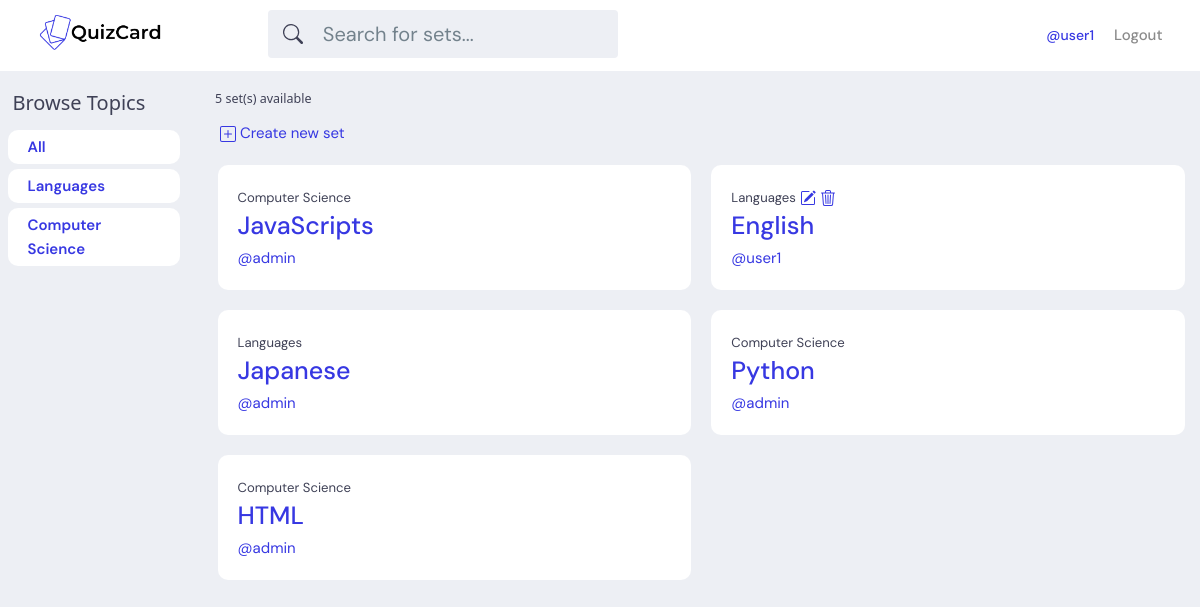
Screenshot of / (signed in) with the database file from the repository.
### base/models.py (models this page shows, shortened)
class Topic(models.Model):
    name = models.CharField(max_length=200)

class Set(models.Model):
    user = models.ForeignKey(User, on_delete=models.SET_NULL, null=True)
    topic = models.ForeignKey(Topic, on_delete=models.SET_NULL, null=True)
    name = models.CharField(max_length=200)
    updated = models.DateTimeField(auto_now=True)
    created = models.DateTimeField(auto_now_add=True)
    class Meta:
        ordering = ['-updated', '-created']

### base/views.py (the view)
# urls.py: path('', views.home, name="home"),
def home(request):
    q = request.GET.get('q') if request.GET.get('q') != None else ''
    sets = Set.objects.filter(
        Q(topic__name__icontains=q) |
        Q(name__icontains=q)
        )
    topics = Topic.objects.all()
    set_count = sets.count()
    context = {'sets':sets, 'topics':topics, 'set_count':set_count}
    return render(request, 'base/home.html', context)

### base/templates/base/home.html
{% extends 'main.html' %}
{% block content %}
<div class="row">
    <div class="topic-container col-2">
        {% include 'base/topics_bar.html' %}
    </div>
    <div class="feed-container col-10">
        <h5>{{set_count}} set(s) available</h5>
        <a class="create-set" href="{% url 'create-set' %}">
            <svg href="{% url 'create-set' %}" xmlns="http://www.w3.org/2000/svg" width="16" height="16" fill="currentColor" class="bi bi-plus-square" viewBox="0 0 16 16">
                <path d="M14 1a1 1 0 0 1 1 1v12a1 1 0 0 1-1 1H2a1 1 0 0 1-1-1V2a1 1 0 0 1 1-1h12zM2 0a2 2 0 0 0-2 2v12a2 2 0 0 0 2 2h12a2 2 0 0 0 2-2V2a2 2 0 0 0-2-2H2z"/>
                <path d="M8 4a.5.5 0 0 1 .5.5v3h3a.5.5 0 0 1 0 1h-3v3a.5.5 0 0 1-1 0v-3h-3a.5.5 0 0 1 0-1h3v-3A.5.5 0 0 1 8 4z"/>
            </svg>
            Create new set
        </a>
        {% include 'base/feed.html' %}
    </div>
</div>
{% endblock content %}

### templates/navbar.html (shortened to what this page needs)
{% load static %}
<header class="header header--loggedIn">
    <div class="container">
        <a href="{% url 'home' %}" class="header__logo">
            <img src="{% static 'assets/logo.png' %}" />
        </a>
        <form class="header__search" method="GET" action="{% url 'home' %}" >
            <label>
            <input type="text" name="q" placeholder="Search for sets..." />
            </label>
        </form>
        <nav class="header__menu">
            {% if request.user.is_authenticated %}
            <div class="header__user">
                <a href="{% url 'user-profile' request.user.id %}"><span>@{{request.user.username}}</span></a>
                <a href="{% url 'logout' %}" >Logout</a>
            {% else %}
                <a href="{% url 'login' %}" >Login</a>
            </div>
            {% endif %}
        </nav>
    </div>
</header>

### base/templates/base/topics_bar.html
<h2>Browse Topics</h2>
<div class="topic-box fw-semibold">
    <a href="{% url 'home' %}">All</a>
</div>
{% for topic in topics %}
<div class="topic-box fw-semibold">
    <a href="{% url 'home' %}?q={{topic.name}}">{{topic.name}}</a>
</div>
{% endfor %}

### base/templates/base/feed.html (shortened to what this page needs)
<div class="row">
    {% for set in sets %}
        <div class="set-container col-6">
            <div class="set-box">
                <small>{{set.topic.name}}</small>
                {% if request.user == set.user %}
                <a href= {% url 'update-set' set.id %}>
                <a href= {% url 'delete-set' set.id %}>
                {% endif %}
                <h1><a href="{% url 'set' set.id %}">{{set.name}}</a></h1>
                <a href="{% url 'user-profile' set.user.id %}">@{{set.user.username}}</a>
            </div>
        </div>
    {% endfor %}
</div>

### static/styles/styles.css (style rules this page uses)
:root { --color-main: #3738e2; --color-main-light: #0087FF; --color-dark: #3f4156; --color-dark-medium: #51546e; --color-dark-light: #696d97; --color-light: #fff; --color-gray: #8b8b8b; --color-light-gray: #b2bdbd; --color-bg: #edeff4; --color-success: #5dd693; --color-error: #fc4b0b; }
* { font-family: "DM Sans", -apple-system, BlinkMacSystemFont, "Segoe UI", Roboto, Oxygen, Ubuntu, Cantarell, "Open Sans", "Helvetica Neue", sans-serif; margin: 0; padding: 0; box-sizing: border-box; text-rendering: optimizeLegibility; font-size: inherit; }
html { font-size: 56.25%; }
@media only screen and (min-width: 1200px) { html { font-size: 62.5%; } }
body { line-height: 1.6; font-weight: 400; font-size: 1.5rem; color: var(--color-dark); background-color: var(--color-bg); }
img { width: 100%; }
a { display: inline-block; color: var(--color-main); text-decoration: none; }
input:not([type=checkbox],[type=radio]),select,textarea { width: max-content; }
.header { padding: 1rem; background-color: var(--color-light); }
.header > .container { display: flex; gap: 9.5rem; }
.header__logo, .header__user { display: flex; gap: 2rem; align-items: center; }
.header__logo > img { height: 40px; width: auto; }
.header__search > label { background-color: var(--color-bg); padding: 0.8rem 0.5rem; display: flex; align-items: center; gap: 1rem; border-radius: 4px; }
.header__search svg { fill: var(--color-dark); width: 2rem; height: 2rem; margin-left: 1rem; }
.header__search input { width: 30rem; background: transparent; border: none; outline: none; color: var(--color-dark); }
.header__menu { margin-left: auto; position: relative; }
.header__menu a { display: flex; gap: 1.5rem; align-items: center; font-weight: 500; text-decoration: none; color: var(--color-gray); }
.header__menu span { color: var(--color-main); font-weight: 500; font-size: 1.4rem; display: block; }
.topic-container { padding: 1rem; }
.topic-container h2 { padding: 1rem; }
.feed-container { padding: 2rem; }
.feed-container .create-set { margin: 1rem 0.5rem; }
.set-container { min-height: 10.5rem; padding: 1rem; box-sizing: border-box }
.set-box { border-radius: 1rem; padding: 2rem; background-color: #fff; }
.topic-box { border-radius: 1rem; padding: 0.5rem 2rem 0.5rem 2rem; margin: 0.5rem; background-color: #fff; }

### rows the page displays
Topic: name "Languages"
Topic: name "Computer Science"
Set: topic.name "Computer Science", name "JavaScripts", user.username "admin"
Set: topic.name "Languages", name "English", user.username "user1"
Set: topic.name "Languages", name "Japanese", user.username "admin"
Set: topic.name "Computer Science", name "Python", user.username "admin"
Set: topic.name "Computer Science", name "HTML", user.username "admin"

### other values shown
{{ request.user.username }} "user1"
{{ set_count }} "5"
